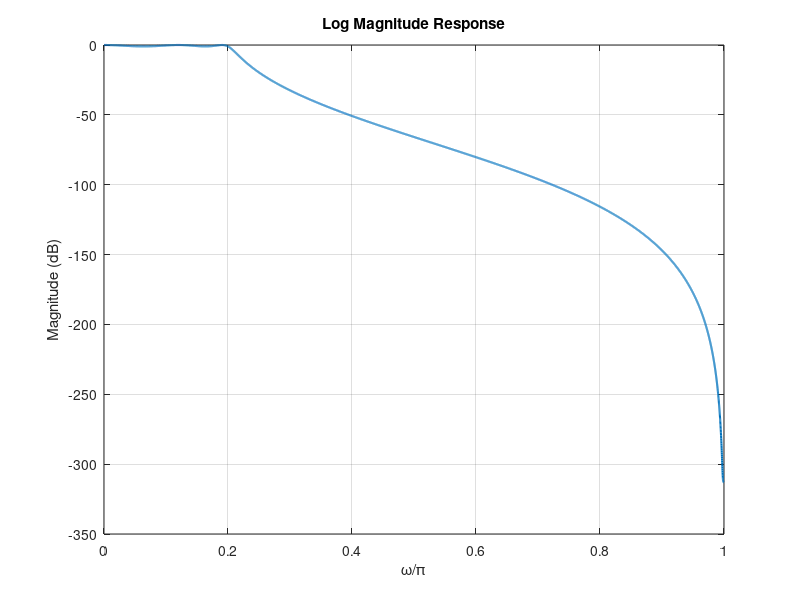

MATLAB code for this plot: (Note: this script raises an error after producing the figure.)
wp = 0.2*pi; %0.2 pi radians
Ap = 1; %dB
ws = 0.4*pi; %0.4 pi radians
As = 50; %dB

T = 1;         % sampling period
%Part A: use bilinear transformation and the Chebyshev I approx approach to
%obtain a system function H(z) in the parallel form that satisfies the
%specs
Wp = (2/T)*tan(wp/2);
Ws = (2/T)*tan(ws/2);
[N, Omegac] = cheb1ord(Wp, Ws, Ap, As, 's');
disp(N)
disp(Omegac)
[C,D] = cheby1(N, Ap, Omegac,'s');
disp(C)
disp(D)

% Bilinear transformation to digital filter
[bz, az] = bilinear(C, D, 1/T);

disp('Digital filter H(z) = B(z)/A(z):');
fprintf('Numerator coefficients bz = \n');
disp(bz);
fprintf('Denominator coefficients az = \n');
disp(az);

%% Parallel form using partial-fraction expansion
[r, p, k] = residuez(bz, az);

disp('Parallel form coefficients from residuez:');
disp('Residues r ='); disp(r);
disp('Poles p ='); disp(p);
disp('Direct term k ='); disp(k);
%Part B: design plots of log magnitude, phase, group delay, and impulse
%responses
nfft = 8192;
[H, w] = freqz(bz, az, nfft);
mag_dB = 20*log10(abs(H) + eps);
disp('mag'); disp(mag_dB);
ph = unwrap(angle(H));
[gd, wg] = grpdelay(bz, az, nfft);

figure;
plot(w/pi, mag_dB, 'LineWidth', 1.5);
grid on;
xlabel('\omega/\pi');
ylabel('Magnitude (dB)');
title('Log Magnitude Response');
hold on;
yline(-Ap, '--r', 'A_p = -1 dB');
yline(-As, '--k', 'A_s = -50 dB');
xline(wp/pi, '--g', '\omega_p');
xline(ws/pi, '--m', '\omega_s');
hold off;

figure;
plot(w/pi, ph, 'LineWidth', 1.5);
grid on;
xlabel('\omega/\pi');
ylabel('Phase (radians)');
title('Phase Response');

figure;
plot(wg/pi, gd, 'LineWidth', 1.5);
grid on;
xlabel('\omega/\pi');
ylabel('Group Delay (samples)');
title('Group Delay');

figure;
impz(bz, az);
grid on;
title('Impulse Response');
%Part C: Determine the exact band edge freqs for the given attentuation
atten = -mag_dB;   % attenuation in dB, positive quantity

% Exact passband edge:
% highest frequency where attenuation is still <= Ap
idx_p = find(atten <= Ap, 1, 'last');

if idx_p < length(w)
    % linear interpolation between idx_p and idx_p+1
    w1 = w(idx_p);     a1 = atten(idx_p);
    w2 = w(idx_p+1);   a2 = atten(idx_p+1);
    wp_exact = w1 + (Ap - a1)*(w2 - w1)/(a2 - a1);
else
    wp_exact = w(idx_p);
end

% Exact stopband edge:
% first frequency where attenuation becomes >= As
idx_s = find(atten >= As, 1, 'first');

if idx_s > 1
    % linear interpolation between idx_s-1 and idx_s
    w1 = w(idx_s-1);   a1 = atten(idx_s-1);
    w2 = w(idx_s);     a2 = atten(idx_s);
    ws_exact = w1 + (As - a1)*(w2 - w1)/(a2 - a1);
else
    ws_exact = w(idx_s);
end

fprintf('Exact passband-edge frequency for %.2f dB attenuation:\n', Ap);
fprintf('wp_exact = %.8f rad/sample = %.8f*pi rad/sample\n', ...
    wp_exact, wp_exact/pi);

fprintf('Exact stopband-edge frequency for %.2f dB attenuation:\n', As);
fprintf('ws_exact = %.8f rad/sample = %.8f*pi rad/sample\n', ...
    ws_exact, ws_exact/pi);
